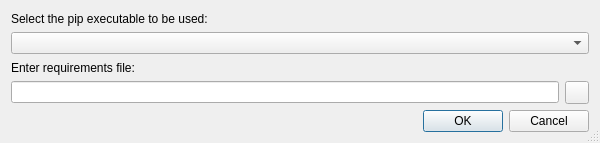
<?xml version="1.0" encoding="UTF-8"?>
<ui version="4.0">
 <class>PipRequirementsSelectionDialog</class>
 <widget class="QDialog" name="PipRequirementsSelectionDialog">
  <property name="geometry">
   <rect>
    <x>0</x>
    <y>0</y>
    <width>600</width>
    <height>143</height>
   </rect>
  </property>
  <property name="windowTitle">
   <string>Select Requirements</string>
  </property>
  <property name="sizeGripEnabled">
   <bool>true</bool>
  </property>
  <layout class="QVBoxLayout" name="verticalLayout">
   <item>
    <widget class="QLabel" name="label">
     <property name="text">
      <string>Select the pip executable to be used:</string>
     </property>
    </widget>
   </item>
   <item>
    <widget class="QComboBox" name="pipComboBox">
     <property name="toolTip">
      <string>Select the pip command to use</string>
     </property>
    </widget>
   </item>
   <item>
    <widget class="QLabel" name="label_2">
     <property name="text">
      <string>Enter requirements file:</string>
     </property>
    </widget>
   </item>
   <item>
    <layout class="QHBoxLayout" name="horizontalLayout">
     <item>
      <widget class="QLineEdit" name="requirementsEdit"/>
     </item>
     <item>
      <widget class="QToolButton" name="fileButton">
       <property name="toolTip">
        <string>Select the requirements file through a file selection dialog</string>
       </property>
       <property name="text">
        <string notr="true"/>
       </property>
      </widget>
     </item>
    </layout>
   </item>
   <item>
    <widget class="QDialogButtonBox" name="buttonBox">
     <property name="orientation">
      <enum>Qt::Horizontal</enum>
     </property>
     <property name="standardButtons">
      <set>QDialogButtonBox::Cancel|QDialogButtonBox::Ok</set>
     </property>
    </widget>
   </item>
  </layout>
 </widget>
 <resources/>
 <connections>
  <connection>
   <sender>buttonBox</sender>
   <signal>accepted()</signal>
   <receiver>PipRequirementsSelectionDialog</receiver>
   <slot>accept()</slot>
   <hints>
    <hint type="sourcelabel">
     <x>248</x>
     <y>254</y>
    </hint>
    <hint type="destinationlabel">
     <x>157</x>
     <y>274</y>
    </hint>
   </hints>
  </connection>
  <connection>
   <sender>buttonBox</sender>
   <signal>rejected()</signal>
   <receiver>PipRequirementsSelectionDialog</receiver>
   <slot>reject()</slot>
   <hints>
    <hint type="sourcelabel">
     <x>316</x>
     <y>260</y>
    </hint>
    <hint type="destinationlabel">
     <x>286</x>
     <y>274</y>
    </hint>
   </hints>
  </connection>
 </connections>
</ui>
